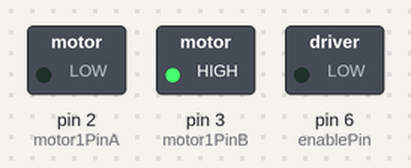
A sketch run on a simulated Arduino Uno, built with avr-gcc and run on an emulated ATmega328P. Parts: switched loads named in the sketch (green lamp = pin HIGH).

Above: at 0.1 s.
Timing chart, 0 to 1.6 s (numbered marks = the images above):
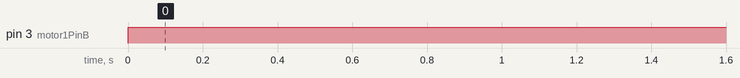

Measured:
- by itself, pin 3 (motor1PinB): LOW → HIGH at 0.00 s

The sketch:

motor1.ino
```cpp
int motor1PinA =2;
int motor1PinB =3;
int enablePin =6;

void setup() {
  // put your setup code here, to run once:
pinMode(motor1PinA,OUTPUT);
pinMode(motor1PinB,OUTPUT);
pinMode(enablePin,100);
}

void loop() {
  // put your main code here, to run repeatedly:
digitalWrite(motor1PinA,LOW);
digitalWrite(motor1PinB,HIGH);
delay(1000);
}
```
